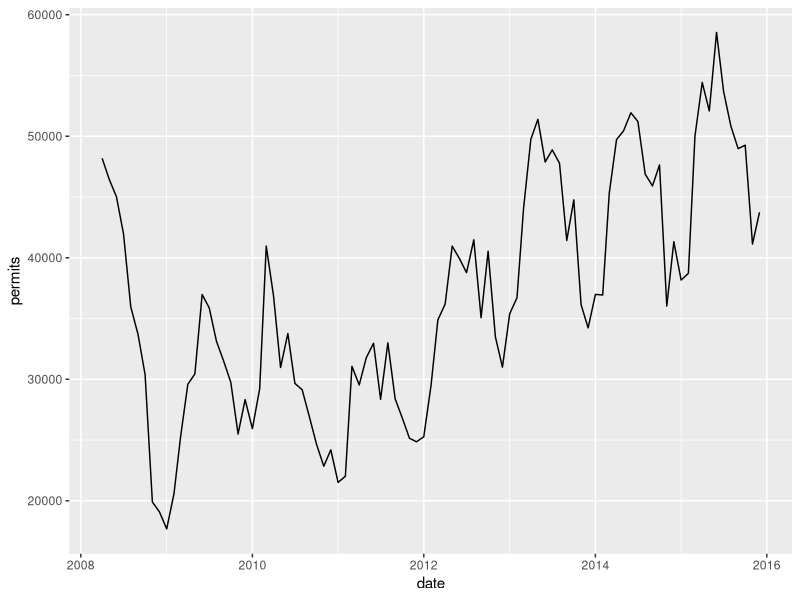

Generate this figure with R:
##########################
##LECTURE 5: OLS Example ##
##########################

#EXAMPLE 2 -- OLS from scratch
#Uses monthly 1-unit housing permits time series from the US Census Bureau

#Load library
  library(ggplot2)

#Load data
setwd("~/GeorgetownMPPMSFS/McCourtMPP/Semester4MPP/DataScienceIntro/lecture-05 Supervised Learning and OLS/data")
out <- read.csv("building_permits.csv")

#Check file
  str(out[1:3,])
  out$date <- as.Date(paste0(out$date,"01"), "%Y%m%d")
  
#DATA PREP -------------
#Monthly line plot
  ggplot(out, aes(date, permits)) + geom_line()
  # y = b0 + d(monthly dummies) + time trend 

#Monthly dummies - model.matrix below creates the dummy matrix 
  month <- format(out$date, "%m")
  dummies <- model.matrix(~ month)
  colnames(dummies)

#Date Index - This helps us come up with the time trend (ascending) (Could've just doine this with the homework... No need for repeat...)
  date.index <- 1:nrow(out)

#Create matrix of input features
  X <- cbind(dummies[, -13], date.index)
  head(X)
  
#Get y as a vector - Permits is what we care about. 
  y <- out$permits

#MATH -------------
#Matrix multiply XT by X - Corresponds to slide 74 "Take inverse" part.
  a <- t(X) %*% X
  
#Solve for inverse of a - Solve is a way to solve a matrix (invert the matrix)
  w <- solve(a) %*% t(X) %*% y

#Compare w with lm() object 
  lm.obj <- lm(y ~ X[,-1])

#Consolidate and compare model coefficients
  comparison <- data.frame(`From Scratch` = w, 
                           `lm Function` = coef(lm.obj))

#Print
  print(comparison)
  
  # Replicate conditions needed to run a formula. W is the general formula for getting regression coefficients. 
  # For predict, it has to be a data frame.
  # What we just did above is a basic seasonal decomposition. We're getting a MAPE and essentially comparing the predicted to the actual. Time trend kind of fits like a line in the middle of all of them. 
  